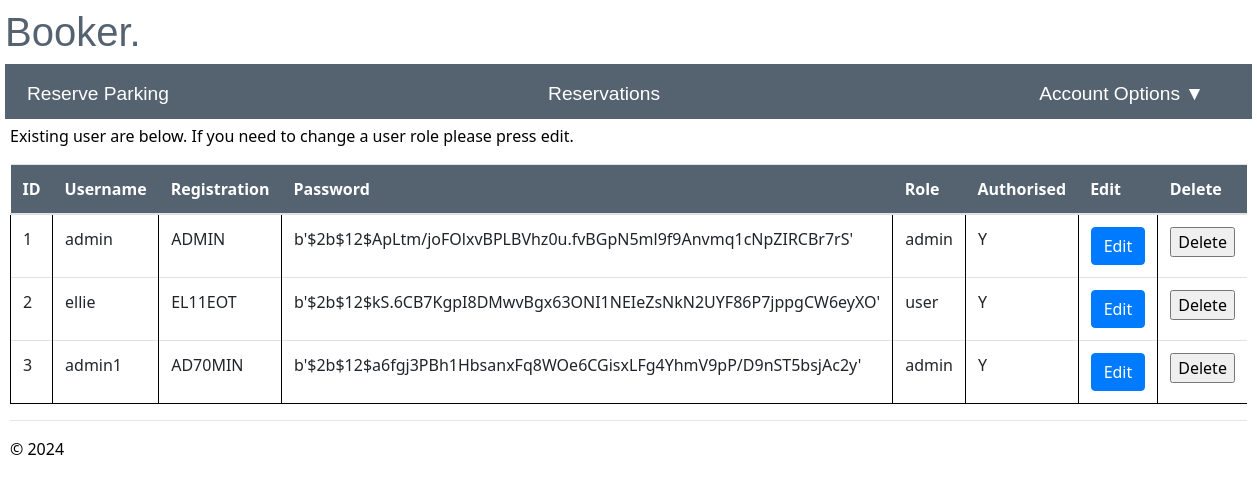
The page /admin/ (signed in) on the database its author committed.
### app/models/models.py (models this page shows)
class User(db.Model, UserMixin):
    id = db.Column(db.Integer, primary_key=True, nullable=False)
    username = db.Column(db.String(20), nullable=False, unique=True)
    registration = db.Column(db.String(9), nullable=False, unique=True)
    password = db.Column(db.String(30), nullable=False)
    role = db.Column(db.String(5), nullable=False, default='user')
    authorised =db.Column(db.String(1), nullable=False, default='N')
    failed_login_attempts = db.Column(db.Integer,nullable=False, default=0)
    reservation = db.relationship('reserve', backref='user')

### app/admin/routes.py (the view)
@bp.route("/admin/")
@login_required
def admin():
    if current_user.role == 'admin':
        admin= User.query.all()
        current_app.logger.info('Username: %s accessed admin', current_user.username)
        return render_template('admin.html',admin=admin)
    else:
        current_app.logger.critical('Username: %s accessed attempted to access admin', current_user.username)
        flash("You are not authorised to access this page")
        return redirect(url_for("main.reserve_parking"))

### app/__init__.py (called while the page is built)
def create_app():
    app = Flask(__name__)
    env_config = os.getenv("PROD_APP_SETTINGS", "config.Config")
    app.config.from_object(env_config)
    db.init_app(app)
    login_manager.init_app(app)
    app.logger.setLevel(logging.INFO)
    handler = RotatingFileHandler('app.log', maxBytes=10240, backupCount=10)
    handler.setLevel(logging.INFO)
    formatter = logging.Formatter('%(asctime)s - %(levelname)s - %(message)s', datefmt='%Y-%m-%d %H:%M:%S')
    handler.setFormatter(formatter)
    app.logger.addHandler(handler)
    from app.main import bp as main_bp
    app.register_blueprint(main_bp)
    from app.user import bp as user_bp
    app.register_blueprint(user_bp)
    from app.admin import bp as admin_bp
    app.register_blueprint(admin_bp)
    @login_manager.user_loader
    def load_user(user_id):
        return User.query.get(int(user_id))
    return app

### app/user/routes.py (called while the page is built)
@bp.before_app_request
def make_session_permanent():
    session.permanent = True
    current_app.permanent_session_lifetime = timedelta(seconds=30)

### app/admin/templates/admin.html (shortened to what this page needs)
{% extends "layout.html" %}
{% block content %}
<p>Existing user are below. If you need to change a user role please press edit.</p>
<table class="table table-hover">
  <thead class="tables">
        <th>ID</th>
        <th>Username</th>
        <th>Registration</th>
        <th>Password</th>
        <th>Role</th>
        <th>Authorised</th>
        <th>Edit</th>
        <th>Delete</th>
    </thead>
    <tbody>
     {% for admin in admin %}
      <tr>
        <td>{{admin.id}}</td>
        <td>{{admin.username}}</td>
        <td>{{admin.registration}}</td>
        <td>{{admin.password}}</td>
        <td>{{admin.role}}</td>
        <td>{{admin.authorised}}</td>
        <td><a href='{{url_for("admin.edit_user", id=admin.id)}}' class='btn btn-primary'>Edit</a></td>
        <td>
          <form method="POST" action="/delete_user/">
            <input type="submit" value="Delete" onclick='return confirm("Are you sure you want to delete this user?")'>
          </form>
         </td>
      </tr>
     {%endfor%}
    </tbody>
  </table>
{% endblock %}

### app/static/site.css (style rules this page uses)
tr { border-bottom: 1px solid black; }
td { padding: 1em; border-left: 1px solid black; }
.tables { background-color: rgb(85, 99, 112); color: white; }

### app/main/templates/layout.html (style rules this page uses)
body { padding: 8px 5px 8px 5px; }

### rows shown on the page
User: id "1", username "admin", registration "ADMIN", password "b'$2b$12$ApLtm/joFOlxvBPLBVhz0u.fvBGpN5ml9f9Anvmq1cNpZIRCBr7rS'", role "admin", authorised "Y"
User: id "2", username "ellie", registration "EL11EOT", password "b'$2b$12$kS.6CB7KgpI8DMwvBgx63ONI1NEIeZsNkN2UYF86P7jppgCW6eyXO'", role "user", authorised "Y"
User: id "3", username "admin1", registration "AD70MIN", password "b'$2b$12$a6fgj3PBh1HbsanxFq8WOe6CGisxLFg4YhmV9pP/D9nST5bsjAc2y'", role "admin", authorised "Y"
